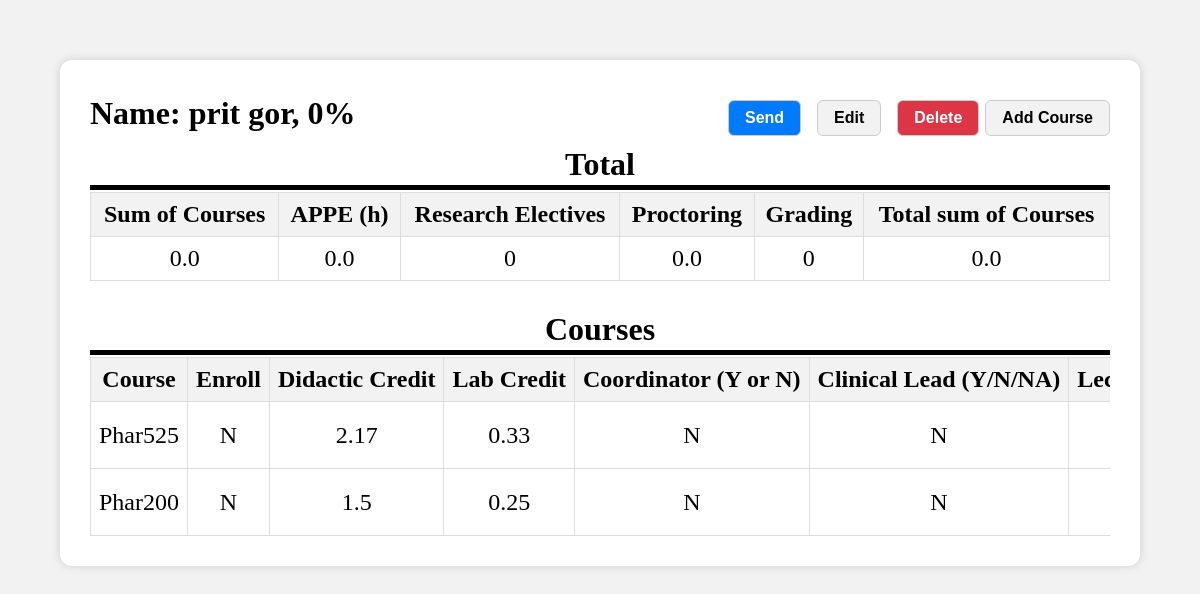
/user_info?user_id=2, run on the app's committed database.
### Backend/models.py (models this page shows)
class User(db.Model):
    __tablename__ = 'user'
    user_id = db.Column(db.Integer, primary_key=True, autoincrement=True)
    first_name = db.Column(db.String(50), nullable=False)
    last_name = db.Column(db.String(50), nullable=False)
    email = db.Column(db.String(100), nullable=False, unique=True)
    clinical_appe = db.Column(db.Integer, nullable=False, default=0)
    academic_appe = db.Column(db.Integer, nullable=False, default=0)
    total_appe = db.Column(db.Float, nullable=False, default=0.0)
    research_electives = db.Column(db.Integer, nullable=False, default=0)
    proctoring = db.Column(db.Float, nullable=False, default=0.0)
    grading = db.Column(db.Integer, nullable=False, default=0)
    service_id = db.relationship('Course', backref='user', lazy=True)

class Course(db.Model):
    __tablename__ = 'course'
    course_id = db.Column(db.Integer, primary_key=True, autoincrement=True)
    course_name = db.Column(db.String(100), nullable=False)
    enroll = db.Column(db.String(2), nullable=False, default= 'N')
    didactic_credit = db.Column(db.Float, nullable=False, default=0)
    lab_credit = db.Column(db.Float, nullable=False, default=0)
    coordinator = db.Column(db.String(2), nullable=False, default='N')
    clinical_lead = db.Column(db.String(2), nullable=False, default= 'N')
    lecture_total = db.Column(db.Integer, nullable=False, default=0)
    lab_total = db.Column(db.Float, nullable=False, default=0)
    lecture_faculty = db.Column(db.Integer, nullable=False, default=0)
    lab_design = db.Column(db.Float, nullable=False, default=0)
    lab_proctor = db.Column(db.Float, nullable=False, default=0)
    total = db.Column(db.Float, nullable=False)
    user_id = db.Column(db.Integer, db.ForeignKey('user.user_id'), nullable=False)

### Backend/app.py (the view)
@app.route("/user_info")
def user_info():
    user_id = request.args.get("user_id")
    if not user_id:
        return "User ID not provided", 400
    user = User.query.filter_by(user_id=user_id).first()
    if not user:
        return "User not found", 404
    user_courses = Course.query.filter_by(user_id=user.user_id).all()
    sum_of_courses = sum(course.total for course in user_courses)
    Total = sum_of_courses + (user.total_appe or 0) + (user.research_electives or 0) + (user.proctoring or 0) + (user.grading or 0)
    Total = round(Total, 2)
    Percentage = (Total* (0.7/21)) * 100
    Percentage = int(round(Percentage,0))
    return render_template("user_info.html", user=user, user_courses=user_courses, sum_of_courses=sum_of_courses, Total=Total, Percent = Percentage)

### Frontend/templates/user_info.html (shortened to what this page needs)
<!DOCTYPE html>
<html lang="en">
<head>
    <link rel="stylesheet" href="{{ url_for('static', filename='user_info.css') }}">
</head>
<body>
    <div class="container">
        <div style="display: flex; justify-content: space-between; align-items: center; margin-bottom: 10px;">
            <div style="font-size: 2rem; font-weight: bold;">
                Name: {{ user.first_name }} {{ user.last_name }}, {{ Percent }}%
            </div>
            <div>
                <button type="button" id="sendEmailBtn" style="padding: 8px 16px; font-size: 1rem; cursor: pointer; margin-right: 10px; background-color: #007bff; color: white;">
                    Send
                </button>
                <button type="button" id="editUserBtn" style="padding: 8px 16px; font-size: 1rem; cursor: pointer; margin-right: 10px;">
                    Edit
                </button>
                <button type="button" id="deleteUserBtn" style="padding: 8px 16px; font-size: 1rem; cursor: pointer; background-color: #dc3545; color: white;">
                    Delete
                </button>
                <button type="button" id="addCourseBtn" style="padding: 8px 16px; font-size: 1rem; cursor: pointer;">
                    Add Course
                </button>
            </div>
        </div>
        <div style="text-align: center; font-size: 2rem; font-weight: 600;">
            Total
        </div>
        <div class="table-responsive" style="text-align: center;">
            <hr class="line1-hr" />
            <table border="1" cellpadding="8" cellspacing="0" style="border-collapse: collapse; align-items: center; margin-bottom: 15px; text-align: center;">
                <thead style="background-color: #f2f2f2;">
                    <tr>
                        <th>Sum of Courses</th>
                        <th>APPE (h)</th>
                        <th>Research Electives</th>
                        <th>Proctoring</th>
                        <th>Grading</th>
                        <th>Total sum of Courses</th>
                    </tr>
                </thead>
                <tbody>
                    {% if user %}
                    <tr>
                        <td>{{ sum_of_courses }}</td>
                        <td>{{ user.total_appe }}</td>
                        <td>{{ user.research_electives }}</td>
                        <td>{{ user.proctoring }}</td>
                        <td>{{ user.grading }}</td>
                        <td>{{ Total }}</td>
                    </tr>
                    {% else %}
                    <tr>
                        <td colspan="6">No data added yet.</td>
                    </tr>
                    {% endif %}
                </tbody>
            </table>
        </div>
        <div style="text-align: center; font-size: 2rem; font-weight: 600; margin-top: 15px;">
            Courses
        </div>
        <hr class="line-hr" />
        <div class="table-responsive">
            <table border="1" cellpadding="8" cellspacing="0" style="width: 100%; border-collapse: collapse; text-align: center;">
                <thead style="background-color: #f2f2f2;">
                    <tr>
                        <th>Course</th>
                        <th>Enroll</th>
                        <th>Didactic Credit</th>
                        <th>Lab Credit</th>
                        <th>Coordinator (Y or N)</th>
                        <th>Clinical Lead (Y/N/NA)</th>
                        <th>Lecture Total</th>
                    </tr>
                </thead>
                <tbody>
                    {% for course in user_courses %}
                    <tr data-course-id="{{ course.course_id }}">
                        <td contenteditable="false" class="editable" data-field="course_name">{{ course.course_name }}</td>
                        <td contenteditable="false" class="editable" data-field="enroll">{{ course.enroll }}</td>
                        <td contenteditable="false" class="editable" data-field="didactic_credit">{{ course.didactic_credit }}</td>
                        <td contenteditable="false" class="editable" data-field="lab_credit">{{ course.lab_credit }}</td>
                        <td contenteditable="false" class="editable" data-field="coordinator">{{ course.coordinator }}</td>
                        <td contenteditable="false" class="editable" data-field="clinical_lead">{{ course.clinical_lead }}</td>
                        <td contenteditable="false" class="editable" data-field="lecture_total">{{ course.lecture_total }}</td>
                    </tr>
                    {% else %}
                    <tr>
                        <td colspan="12">No courses added yet.</td>
                    </tr>
                    {% endfor %}
                </tbody>
            </table>
        </div>
</div>
</body>
</html>

### Frontend/static/user_info.css (style rules this page uses)
body { font-family: 'Merriweather', serif; margin: 20px; padding: 40px; background-color: #f2f2f2; font-size: 1.5rem; }
.container { background-color: white; padding: 30px; border-radius: 12px; box-shadow: 0 0 10px rgba(0,0,0,0.15); width: auto; margin: auto; }
hr.line-hr { margin: 2px 0; border: none; border-top: 5px solid rgb(0, 0, 0); width: 100%; }
hr.line1-hr { margin: 2px 0; border: none; border-top: 5px solid rgb(0, 0, 0); width: 100%; }
button { background-color: #f2f2f2; color: black; padding: 10px 16px; border-radius: 6px; font-weight: bold; cursor: pointer; font-size: 16px; margin-top: 10px; border: 1px solid #ccc; }
.table-responsive { width: 100%; overflow-x: auto; -webkit-overflow-scrolling: touch; }
.table-responsive table { width: 100%; border-collapse: collapse; text-align: center; table-layout: auto; min-width: 600px; }
.table-responsive th, .table-responsive td { padding: 8px; border: 1px solid #ddd; white-space: nowrap; }
.table-responsive thead { background-color: #f2f2f2; font-weight: bold; }

### data on the page
User: first_name "prit", last_name "gor", total_appe "0.0", research_electives "0", proctoring "0.0", grading "0"
Course: course_name "Phar525", enroll "N", didactic_credit "2.17", lab_credit "0.33", coordinator "N", clinical_lead "N"
Course: course_name "Phar200", enroll "N", didactic_credit "1.5", lab_credit "0.25", coordinator "N", clinical_lead "N"

### other printed values
{{ Percent }} "0"
{{ sum_of_courses }} "0.0"
{{ Total }} "0.0"
